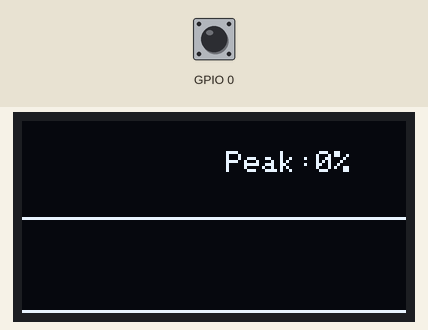
This sketch was run on a simulated ESP32. Parts: 128×64 one-colour display. The inputs (shaded band) are chosen by the test bench; at power-on: GPIO 0 LOW. I2S audio is not simulated (input reads silence); storage starts empty; what the sketch prints to the serial monitor is not drawn.

Above: at 1.2 s.
1.3 s: GPIO 0 driven HIGH
2.8 s: GPIO 0 pulsed LOW 2 times (0.12 s each, 0.3 s apart)
Timing chart, 0 to 5.8 s (numbered marks = the images above; inputs shaded):
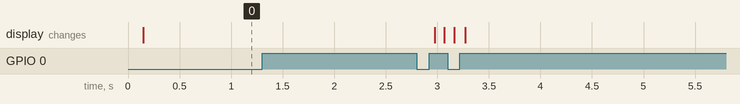

The sketch:

esp32_i2s_slave.ino
```cpp
#include "driver/i2s.h"
#include "config.h"
#include "FS.h"
#include "SD_MMC.h"
#include "SPI.h"
#include <Wire.h>
#include <Adafruit_GFX.h>
#include <Adafruit_SH110X.h>

#include "biquad.h"

Adafruit_SH1106G display = Adafruit_SH1106G(SCREEN_WIDTH, SCREEN_HEIGHT, &Wire, OLED_RESET);

int16_t ylim = SCREEN_HEIGHT - 1;                                     // OLED y-axis drawing boundary limit
float k = SCREEN_WIDTH / FFT_SIZE;
float k1 = FFT_SIZE / (SCREEN_WIDTH*2);

bool inRecording = false;
bool sdOk = true;
size_t dataWritten = 0;
File file;

const size_t headerSize = 44;
byte header[headerSize];

int16_t re[SAMPLES], im[SAMPLES], disp[SAMPLES];                                // real and imaginary FFT result arrays

int old_dat[SCREEN_WIDTH] , posOffset[SCREEN_WIDTH+1];

union {
  byte bytes[4];
  uint32_t raw_data;
  int16_t channels[2];
} samples[SAMPLES];

int16_t mono[SAMPLES];
int16_t aWeighted[SAMPLES];

int sampMin = 0;
int sampMax = 0;
size_t minMs;
size_t maxMs;
const size_t holdMs = 15000;
int peakVal = 0x7fff; // 100%

const float downscale = 0.95f * SCREEN_HEIGHT / 0x10000  ;
float scaler = downscale;
const int offset = SCREEN_HEIGHT / 2;
int16_t offset1=0;
size_t bytes_read;
static int32_t avg=0;

/*
 * // weighting curves for fft drawing
// a-weighting
Biquad BQ1(1.0, -1.984243452024144, 0.9842938017035889, 0.9921343134319333, -1.9842686268638665, 0.9921343134319333 );
Biquad BQ2(1.0, -1.1600661576224323, 0.24530901534380437, 0.37734549232809783, 0.0, -0.37734549232809783);

// k-weighting
Biquad BQ1(1.0, -1.6604216374364655, 0.7102394870461437, 1.5890090791074565, -2.7559893102826307, 1.216798080784852 );
Biquad BQ2(1.0, -1.9892010416922554, 0.9892301960673886, 0.994607809439911, -1.989215618879822, 0.994607809439911);

// b-weighting
Biquad BQ1(1.0, 0.7834210806668332, -0.13630637970332993, 0.41177867524087575, 0.8235573504817515, 0.41177867524087575);
Biquad BQ2(1.0, -1.9752758935835153, 0.975374134952398, 0.9876625071339783, -1.9753250142679566, 0.9876625071339783);

*/
// d-weighting
Biquad BQ1(1.0, -1.3701514355674782, 0.5482878830715046, 1.6732931054114215, -1.3701514355674782, -0.12500522233991684);
Biquad BQ2(1.0, 1.00383414763463, 0.16248913085817168, 0.5415808196232005, 1.083161639246401, 0.5415808196232005);
Biquad BQ3(1.0, -1.9718553118085056, 0.9719053471420027, 0.985940164737627, -1.971880329475254, 0.985940164737627);
Biquad BQ4(1.0, -1.8105617349742942, 0.832209755409449, 0.9690391212829926, -1.8105617349742942, 0.8631706341264563);


TaskHandle_t Task1;
TaskHandle_t Task2;


void setup() {
  Serial.begin(115200);
  btStop(); // we don't want bluetooth to consume our precious cpu time

  initButtons();
  initSDCard();

  I2S_Init(I2S_MODE, I2S_BITS_PER_SAMPLE_16BIT);

  display.begin(i2c_Address, true); // Address 0x3C default
  display.clearDisplay();                            // blank the display
  display.setTextSize(1);                             // configure text properties
  display.setTextColor(WHITE);
  display.display();

  xTaskCreatePinnedToCore( task1, "Task1", 8000, NULL, 1, &Task1, 0 );
  xTaskCreatePinnedToCore( task2, "Task2", 8000, NULL, 1, &Task2, 1 );
  xTaskNotifyGive(Task1);
  xTaskNotifyGive(Task2);
}

void loop() {
  taskYIELD();
  processButtons();
}


static void task1(void *userData) { // core 0
  while (true) {
    bytes_read = I2S_Read((char *)&samples, bytesToRead);
    if (inRecording) {
      processRec();
    } else {
      for (int i=0; i< SAMPLES ; ++i) {
        mono[i] = ( (float)(samples[i].channels[0]) + (float)(samples[i].channels[1]) ) * 0.5f - avg ;
      }
    }
    xTaskNotifyGive(Task2);
  }
}


static void task2(void *userData) { // core 1 along with Arduino
  size_t lastTime ;
  lastTime = millis();
  while (true) {
    if (ulTaskNotifyTake(pdTRUE, portMAX_DELAY) ) {
      if (millis()-lastTime>FRAME_TIME) {
        taskYIELD();
        if (!inRecording) {
          for (int i=0; i< SAMPLES ; ++i) {
            avg = 0.001f * ( mono[i] + avg * 999) ;
            aWeighted[i] = BQ4.filter(BQ3.filter(BQ2.filter(BQ1.filter((float)(mono[i])))));
            // aWeighted[i] = BQ3.filter(BQ2.filter(BQ1.filter((float)(mono[i]))));
            // aWeighted[i] = BQ2.filter(BQ1.filter((float)(mono[i])));
            // aWeighted[i] = mono[i];
          }


          for (int i = 0; i < FFT_SIZE; ++i) {
            int j = i * DOWNSAMPLE;
            re[i] = (int)(( aWeighted[j] ) );
            disp[i] = (int)( mono[j] * scaler);
            im[i] = 0;
            int absVal = abs(mono[j]);
            if (absVal > sampMax) { sampMax = absVal ; maxMs = millis(); }
          }

          if (millis() > maxMs + holdMs) { sampMax *= 0.98; }

          scaler = downscale * 0x7fff / (float)sampMax ;

          fix_fft(re, im, FFT_BIT, 0);                              // send the samples for FFT conversion, returning the real/imaginary results in the same arrays

          taskYIELD();

          drawPeak();
          drawWave();
          drawFFT();
        } else {
          drawRec();
        }
        display.display();
        lastTime = millis();
        display.clearDisplay();
        taskYIELD();
      } else {
        taskYIELD();
      }
    }
  }
}
```

I2S.ino
```cpp
/* implementation */


void I2S_Init(i2s_mode_t MODE, i2s_bits_per_sample_t BPS)
{
  i2s_config_t i2s_config = {
      .mode = (i2s_mode_t)(I2S_MODE_SLAVE | I2S_MODE_RX   ),
      .sample_rate = SAMPLE_RATE,
      .bits_per_sample = BPS,
      .channel_format = I2S_CHANNEL_FMT_RIGHT_LEFT,
      .communication_format = (i2s_comm_format_t)(I2S_COMM_FORMAT_STAND_I2S),
      .intr_alloc_flags = 0,
      .dma_buf_count = DMA_BUF_NUM,
      .dma_buf_len = DMA_BUF_LEN
    };
  if (MODE == I2S_MODE_RX || MODE == I2S_MODE_TX) {
    Serial.println("using I2S_MODE");
    i2s_pin_config_t pin_config;
    pin_config.bck_io_num = PIN_I2S_BCLK;
    pin_config.ws_io_num = PIN_I2S_LRC;
    if (MODE == I2S_MODE_RX) {
      pin_config.data_out_num = I2S_PIN_NO_CHANGE;
      pin_config.data_in_num = PIN_I2S_DIN;
    }
    else if (MODE == I2S_MODE_TX) {
      pin_config.data_out_num = PIN_I2S_DOUT;
      pin_config.data_in_num = I2S_PIN_NO_CHANGE;
    }

    i2s_driver_install(I2S_NUM_0, &i2s_config, 0, NULL);
    i2s_set_pin(I2S_NUM_0, &pin_config);
    i2s_set_clk(I2S_NUM_0, SAMPLE_RATE, BPS, I2S_CHANNEL_STEREO);
  }
  else if (MODE == I2S_MODE_DAC_BUILT_IN || MODE == I2S_MODE_ADC_BUILT_IN) {
    Serial.println("using ADC_builtin");
    i2s_driver_install(I2S_NUM_0, &i2s_config, 0, NULL);
    // GPIO36, VP
    i2s_set_adc_mode(ADC_UNIT_1, ADC1_CHANNEL_0);
  }
}

size_t I2S_Read(char *data, size_t numData)
{
  size_t bytes_read;
  // i2s_read(i2s_port_ti2s_num, void *dest, size_t size, size_t *bytes_read, TickType_t ticks_to_wait)
  i2s_read(I2S_NUM_0, (char *)data, numData, &bytes_read, portMAX_DELAY);
  return bytes_read;
}

/*
size_t I2S_Write(char &data, size_t numData)
{
  size_t bytes_written;
//  i2s_write(i2s_port_ti2s_num, const void *src, size_t size, size_t *bytes_written, TickType_t ticks_to_wait)
  i2s_write(I2S_NUM_0, (const char *)data, numData, &bytes_written, portMAX_DELAY);
  return bytes_written;
}
*/
```

Wav.ino
```cpp
union wavHeader{
    uint8_t wavHdr[44];
    struct{
        char riff[4] = {'R', 'I', 'F', 'F'};
        uint32_t fileSize;
        char waveType[4] = {'W', 'A', 'V', 'E'};
        char format[4] = {'f', 'm', 't', ' '};
        uint32_t lengthOfData = 16; 			// PCM
        uint16_t audioFormat = 1;   			// PCM
        uint16_t numberOfChannels = 2; 			// stereo
        uint32_t sampleRate = 44100;
        uint32_t byteRate = 44100 * 2 * 2; 		// sample rate * number of channels * bytes per sample
        uint16_t blockAlign = 16 * 2; 			// bits per sample (all channels)
        uint16_t bitsPerSample = 16;
        char dataStr[4] = {'d', 'a', 't', 'a'};
        uint32_t dataSize;
    };
};


void initSDCard(){
  gpio_pulldown_dis((gpio_num_t)SDMMC_D0);
  gpio_pulldown_dis((gpio_num_t)SDMMC_D1);
  gpio_pulldown_dis((gpio_num_t)SDMMC_D3);
  gpio_pulldown_dis((gpio_num_t)SDMMC_CLK);
  gpio_pulldown_dis((gpio_num_t)SDMMC_CMD);
  gpio_pullup_en((gpio_num_t)SDMMC_D0);
  gpio_pullup_en((gpio_num_t)SDMMC_D1);
  gpio_pullup_en((gpio_num_t)SDMMC_D3);
  gpio_pullup_en((gpio_num_t)SDMMC_CLK);
  gpio_pullup_en((gpio_num_t)SDMMC_CMD);

  if(!SD_MMC.begin()){
    Serial.println("Card Mount Failed");
    sdOk = false;
  } else {
    sdOk = true;
  }
  uint8_t cardType = SD_MMC.cardType();

  if(cardType == CARD_NONE){
    Serial.println("No SD card attached");
    return;
  }

  Serial.print("SD Card Type: ");
  if(cardType == CARD_MMC){
    Serial.println("MMC");
  } else if(cardType == CARD_SD){
    Serial.println("SDSC");
  } else if(cardType == CARD_SDHC){
    Serial.println("SDHC");
  } else {
    Serial.println("UNKNOWN");
  }
  uint64_t cardSize = SD_MMC.cardSize() / (1024 * 1024);
  Serial.printf("SD Card Size: %lluMB\n", cardSize);
}


void CreateWavHeader(uint8_t * header, size_t waveDataSize){
  union wavHeader wav;
  wav.dataSize = dataWritten;
  wav.fileSize = dataWritten + headerSize;
  for (int i=0; i< headerSize; i++) {
    header[i] = wav.wavHdr[i];
  }
}


void startRec(const String &filename){
  if (sdOk) {
    uint8_t cardType = SD_MMC.cardType();
    if(cardType == CARD_NONE){
      Serial.println("No SD card attached");
      return;
    } else {
      CreateWavHeader(header, 100000);
      SD_MMC.remove(filename);
      file = SD_MMC.open(filename, FILE_WRITE);
      if (!file) return;
      file.write(header, headerSize);
      dataWritten = headerSize;
      inRecording = true;
    }
  }
}

void stopRec() {
  if (inRecording) {
    file.seek(0);
    CreateWavHeader(header, dataWritten);
    file.write(header, headerSize);

    file.close();
    Serial.println("finish");
    inRecording = false;
  }
}

void processRec() {
    if (size_t nBytes = file.write((const byte*)samples, bytesToRead)) {
      dataWritten += nBytes ;
    } else {
      DEBUG("error writing");
    }
}
```

biquad.h
```cpp
class Biquad{

public:

    Biquad(float a0, float a1, float a2, float b0, float b1, float b2) {
        this->a0 = a0;
        this->a1 = a1;
        this->a2 = a2;
        this->b0 = b0;
        this->b1 = b1;
        this->b2 = b2;
        z1 = z2 = 0.0;
    }

    float filter(float in) {
        float out = z1 + b0 * in;
        z1 = z2 + b1 * in - a1 * out;
        z2 = b2 * in - a2 * out;
        return out;
    }

private:
    float a0, a1, a2, b0, b1, b2;
    float z1, z2;
};
```

draw.ino
```cpp
void drawWave() {
  int x, y, oldx, oldy;
  oldx = 0;
  oldy = (int)( (float)disp[0])+offset ;
  for (int i = 0 ; i< SCREEN_WIDTH ; ++i) {
    x = i;
    y =  (int)( (float)disp[i])+offset ;
    display.drawLine(oldx, oldy, x, y, 1);
    oldx = x;
    oldy = y;
  }
}

void drawPeak() {
  int dispPeak;
  dispPeak = (100.0f * (float)sampMax / (float)0x7fff);
  display.setTextColor(2);
  display.setCursor(SCREEN_WIDTH - 60,  10 );
  display.print("Peak:");
  display.print(dispPeak);
  display.print("%");
}

void drawFFT () {
  static float posOffset[129] = {
    0, 0.007751465, 0.031005859, 0.069763184, 0.124023438, 0.193786621, 0.279052735, 0.379821778,
    0.49609375, 0.627868653, 0.775146485, 0.937927247, 1.116210939, 1.30999756, 1.519287111, 1.744079591,
    1.984375002, 2.240173342, 2.511474612, 2.798278811, 3.10058594, 3.418395999, 3.751708988, 4.100524906,
    4.464843754, 4.844665532, 5.239990239, 5.650817876, 6.077148443, 6.518981939, 6.976318366, 7.449157722,
    7.937500007, 8.441345222, 8.960693367, 9.495544442, 10.04589845, 10.61175538, 11.19311524, 11.78997804,
    12.40234376, 13.03021241, 13.673584, 14.33245851, 15.00683595, 15.69671632, 16.40209962, 17.12298586,
    17.85937502, 18.61126711, 19.37866213, 20.16156008, 20.95996096, 21.77386477, 22.6032715, 23.44818117,
    24.30859377, 25.1845093, 26.07592776, 26.98284915, 27.90527346, 28.84320071, 29.79663089, 30.76556399,
    31.75000003, 32.74993899, 33.76538089, 34.79632571, 35.84277347, 36.90472415, 37.98217777, 39.07513431,
    40.18359379, 41.30755619, 42.44702152, 43.60198979, 44.77246098, 45.9584351, 47.15991215, 48.37689213,
    49.60937504, 50.85736089, 52.12084966, 53.39984136, 54.69433599, 56.00433355, 57.32983404, 58.67083745,
    60.0273438, 61.39935308, 62.78686529, 64.18988043, 65.6083985, 67.04241949, 68.49194342, 69.95697028,
    71.43750006, 72.93353278, 74.44506843, 75.972107, 77.51464851, 79.07269294, 80.64624031, 82.2352906,
    83.83984383, 85.45989998, 87.09545906, 88.74652108, 90.41308602, 92.09515389, 93.79272469, 95.50579843,
    97.23437509, 98.97845468, 100.7380372, 102.5131227, 104.303711, 106.1098023, 107.9313966, 109.7684938,
    111.6210939, 113.4891969, 115.3728028, 117.2719117, 119.1865235, 121.1166383, 123.062256, 125.0233766,
    127.0000001
  };
  for (int i = 0; i < SCREEN_WIDTH; i++) {
    int j = k1 * posOffset[i] + 1;
    // int j = k1 * i + 1;
    int R = re[j];
    int I = im[j];

    int dat = 12.0f * (i * 0.024f + 1.0f) * (float)(sqrt(R * R + I * I)) * downscale ;     // frequency magnitude is the square root of the sum of the squares of the real and imaginary parts of a vector
    if (dat <= old_dat[i]) {
      dat = (4 * old_dat[i] + dat) * 0.2f;
    }
    display.drawLine(i, ylim, i, ylim - dat, 2);
    old_dat[i] = dat;
  }
}

void drawRec () {
    display.setTextColor(2);
    display.setCursor( 5,  10 );
    display.print(dataWritten);
}
```

config.h
```cpp
#define DEBUG_ON

/* Uncomment the initialize the I2C address , uncomment only one, If you get a totally blank screen try the other*/
#define i2c_Address 0x3c //initialize with the I2C addr 0x3C Typically eBay OLED's
//#define i2c_Address 0x3d //initialize with the I2C addr 0x3D Typically Adafruit OLED's

#define SCREEN_WIDTH 128 // OLED display width, in pixels
#define SCREEN_HEIGHT 64 // OLED display height, in pixels
#define WHITE 1
#define OLED_RESET -1   //   QT-PY / XIAO


#define PIN_I2S_BCLK 25
#define PIN_I2S_DIN 26
#define PIN_I2S_LRC 27
#define PIN_I2S_DOUT -1

#define SDMMC_D0  2
#define SDMMC_D1  4
#define SDMMC_D2  12
#define SDMMC_D3  13
#define SDMMC_CLK 14
#define SDMMC_CMD 15


#define I2S_MODE I2S_MODE_RX
#define SAMPLE_RATE 44100

#define SAMPLES_BIT 10 // 8 - 10
#define DOWNSAMPLE_BIT 1 // we don't actualy need 10-20khz range for visializing. if not so, set to 0
#define SAMPLES (1<<SAMPLES_BIT)
#define DOWNSAMPLE (1<<DOWNSAMPLE_BIT)
#define FFT_BIT (SAMPLES_BIT-DOWNSAMPLE_BIT )
#define FFT_SIZE (1<<FFT_BIT)

const size_t bytesToRead = (SAMPLES * 2 * 2 ); // 16 bit stereo
char communicationData[bytesToRead];

#define DMA_BUF_LEN SAMPLES
#define DMA_BUF_NUM 2

#define FPS 30
const int FRAME_TIME = (1000 / FPS) ;

// Debugging macros
#ifndef MIDI_VIA_SERIAL
  #ifndef DEB
    #ifdef DEBUG_ON
      #define DEB(...) Serial.print(__VA_ARGS__)
      #define DEBF(...) Serial.printf(__VA_ARGS__)
      #define DEBUG(...) Serial.println(__VA_ARGS__)
    #else
      #define DEB(...)
      #define DEBF(...)
      #define DEBUG(...)
    #endif
  #endif
#else
      #define DEB(...)
      #define DEBF(...)
      #define DEBUG(...)
#endif
```

Source omitted: buttons.ino (8489 bytes), fix_fft.ino (11566 bytes)

Measured:
- after the input at 1.3 s, every drawn part: stays the same
